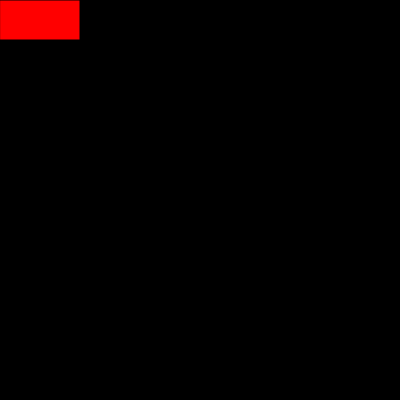
Frame 1 (no input)
Frame 60 (no input): identical to frame 1, image omitted
Frame 120 (the mouse pressed at the canvas centre since frame 60): identical to frame 1, image omitted

The p5.js sketch that drew this single still picture (run headless with seeded random() and noise() and a simulated clock; from frame 60 on, the mouse is pressed at the canvas centre):

// p5.js sketch
// ── sketch.js
function setup() {
  createCanvas(400, 400);
  background(0);
}

function draw() {
  fill(255,0,0);
  rect(0,0,80,40);
}
